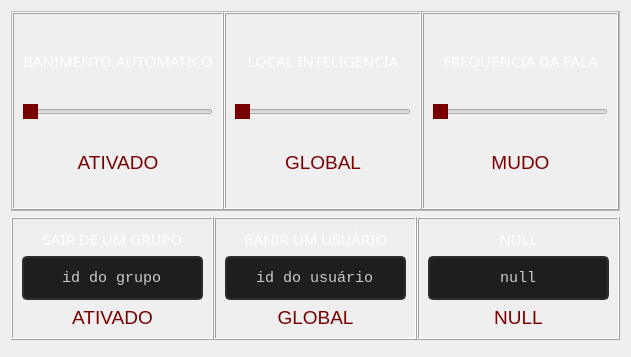
         <widget class="QWidget" name="pagina_configuracoes">
          <layout class="QVBoxLayout" name="verticalLayout_27">
           <item>
            <widget class="QFrame" name="frame_configuracoes">
             <property name="minimumSize">
              <size>
               <width>0</width>
               <height>200</height>
              </size>
             </property>
             <property name="maximumSize">
              <size>
               <width>16777215</width>
               <height>200</height>
              </size>
             </property>
             <property name="frameShape">
              <enum>QFrame::StyledPanel</enum>
             </property>
             <property name="frameShadow">
              <enum>QFrame::Raised</enum>
             </property>
             <layout class="QHBoxLayout" name="horizontalLayout_26">
              <property name="spacing">
               <number>0</number>
              </property>
              <property name="leftMargin">
               <number>0</number>
              </property>
              <property name="topMargin">
               <number>0</number>
              </property>
              <property name="rightMargin">
               <number>0</number>
              </property>
              <property name="bottomMargin">
               <number>0</number>
              </property>
              <item>
               <widget class="QFrame" name="frame_banimento_automatico">
                <property name="styleSheet">
                 <string notr="true"/>
                </property>
                <property name="frameShape">
                 <enum>QFrame::Box</enum>
                </property>
                <property name="frameShadow">
                 <enum>QFrame::Raised</enum>
                </property>
                <layout class="QVBoxLayout" name="verticalLayout_28">
                 <item>
                  <widget class="QLabel" name="label_banimento_automatico">
                   <property name="styleSheet">
                    <string notr="true">color: rgb(255, 255, 255);
	font: 15px SegoeUIl, bold;</string>
                   </property>
                   <property name="text">
                    <string>BANIMENTO AUTOMATICO</string>
                   </property>
                   <property name="alignment">
                    <set>Qt::AlignCenter</set>
                   </property>
                  </widget>
                 </item>
                 <item>
                  <widget class="QSlider" name="slider_banimento_automatico">
                   <property name="styleSheet">
                    <string notr="true">QSlider::handle:horizontal {background-color: rgb(120,0,0);}</string>
                   </property>
                   <property name="orientation">
                    <enum>Qt::Horizontal</enum>
                   </property>
                  </widget>
                 </item>
                 <item>
                  <widget class="QLabel" name="aviso_banimento_automatico">
                   <property name="font">
                    <font>
                     <family>Segoe UI</family>
                     <pointsize>14</pointsize>
                    </font>
                   </property>
                   <property name="styleSheet">
                    <string notr="true">color: rgb(120,0,0);</string>
                   </property>
                   <property name="text">
                    <string>ATIVADO</string>
                   </property>
                   <property name="alignment">
                    <set>Qt::AlignCenter</set>
                   </property>
                  </widget>
                 </item>
                </layout>
               </widget>
              </item>
              <item>
               <widget class="QFrame" name="frame_local_inteligencia">
                <property name="frameShape">
                 <enum>QFrame::Box</enum>
                </property>
                <property name="frameShadow">
                 <enum>QFrame::Raised</enum>
                </property>
                <layout class="QVBoxLayout" name="verticalLayout_30">
                 <item>
                  <widget class="QLabel" name="label_local_inteligencia">
                   <property name="styleSheet">
                    <string notr="true">color: rgb(255, 255, 255);
	font: 15px SegoeUIl, bold;</string>
                   </property>
                   <property name="text">
                    <string>LOCAL INTELIGENCIA</string>
                   </property>
                   <property name="alignment">
                    <set>Qt::AlignCenter</set>
                   </property>
                  </widget>
                 </item>
                 <item>
                  <widget class="QSlider" name="slider_local_inteligencia">
                   <property name="styleSheet">
                    <string notr="true">QSlider::handle:horizontal {background-color: rgb(120,0,0);}</string>
                   </property>
                   <property name="orientation">
                    <enum>Qt::Horizontal</enum>
                   </property>
                  </widget>
                 </item>
                 <item>
                  <widget class="QLabel" name="aviso_local_inteligencia">
                   <property name="font">
                    <font>
                     <family>Segoe UI</family>
                     <pointsize>14</pointsize>
                    </font>
                   </property>
                   <property name="styleSheet">
                    <string notr="true">color: rgb(120,0,0);</string>
                   </property>
                   <property name="text">
                    <string>GLOBAL</string>
                   </property>
                   <property name="alignment">
                    <set>Qt::AlignCenter</set>
                   </property>
                  </widget>
                 </item>
                </layout>
               </widget>
              </item>
              <item>
               <widget class="QFrame" name="frame_frequencia_fala">
                <property name="frameShape">
                 <enum>QFrame::Box</enum>
                </property>
                <property name="frameShadow">
                 <enum>QFrame::Raised</enum>
                </property>
                <layout class="QVBoxLayout" name="verticalLayout_29">
                 <item>
                  <widget class="QLabel" name="label_frequencia_fala">
                   <property name="styleSheet">
                    <string notr="true">color: rgb(255, 255, 255);
	font: 15px SegoeUIl, bold;</string>
                   </property>
                   <property name="text">
                    <string>FREQUENCIA DA FALA</string>
                   </property>
                   <property name="alignment">
                    <set>Qt::AlignCenter</set>
                   </property>
                  </widget>
                 </item>
                 <item>
                  <widget class="QSlider" name="slider_frequencia_fala">
                   <property name="styleSheet">
                    <string notr="true">QSlider::handle:horizontal {background-color: rgb(120,0,0);}</string>
                   </property>
                   <property name="orientation">
                    <enum>Qt::Horizontal</enum>
                   </property>
                  </widget>
                 </item>
                 <item>
                  <widget class="QLabel" name="aviso_frequencia_fala">
                   <property name="font">
                    <font>
                     <family>Segoe UI</family>
                     <pointsize>14</pointsize>
                    </font>
                   </property>
                   <property name="styleSheet">
                    <string notr="true">color: rgb(120,0,0);</string>
                   </property>
                   <property name="text">
                    <string>MUDO</string>
                   </property>
                   <property name="alignment">
                    <set>Qt::AlignCenter</set>
                   </property>
                  </widget>
                 </item>
                </layout>
               </widget>
              </item>
             </layout>
            </widget>
           </item>
           <item>
            <widget class="QFrame" name="frame_extras_configuracoes">
             <property name="maximumSize">
              <size>
               <width>16777215</width>
               <height>200</height>
              </size>
             </property>
             <property name="frameShape">
              <enum>QFrame::NoFrame</enum>
             </property>
             <property name="frameShadow">
              <enum>QFrame::Raised</enum>
             </property>
             <layout class="QHBoxLayout" name="horizontalLayout_27">
              <property name="spacing">
               <number>0</number>
              </property>
              <property name="leftMargin">
               <number>0</number>
              </property>
              <property name="topMargin">
               <number>0</number>
              </property>
              <property name="rightMargin">
               <number>0</number>
              </property>
              <property name="bottomMargin">
               <number>0</number>
              </property>
              <item>
               <widget class="QFrame" name="frame_banimento_automatico_2">
                <property name="styleSheet">
                 <string notr="true"/>
                </property>
                <property name="frameShape">
                 <enum>QFrame::Box</enum>
                </property>
                <property name="frameShadow">
                 <enum>QFrame::Raised</enum>
                </property>
                <layout class="QVBoxLayout" name="verticalLayout_32">
                 <item>
                  <widget class="QLabel" name="label_banimento_automatico_2">
                   <property name="styleSheet">
                    <string notr="true">color: rgb(255, 255, 255);
	font: 15px SegoeUIl, bold;</string>
                   </property>
                   <property name="text">
                    <string>SAIR DE UM GRUPO</string>
                   </property>
                   <property name="alignment">
                    <set>Qt::AlignCenter</set>
                   </property>
                  </widget>
                 </item>
                 <item>
                  <widget class="QLineEdit" name="lineEdit">
                   <property name="styleSheet">
                    <string notr="true">QLineEdit{
border: 2px solid rgb(45,45,45);
border-radius: 5px;
padding: 10px;
background-color: rgb(30,30,30);
	color: rgb(203, 203, 203);
font: 15px Courier New;
}
QLineEdit:hover{
border: 2px solid rgb(55,55,55);
}
QLineEdit:focus{
border: 2px solid  rgb(120,0,0);
	color: rgb(120,0,0);
}</string>
                   </property>
                   <property name="text">
                    <string>id do grupo</string>
                   </property>
                   <property name="alignment">
                    <set>Qt::AlignCenter</set>
                   </property>
                  </widget>
                 </item>
                 <item>
                  <widget class="QLabel" name="aviso_banimento_automatico_2">
                   <property name="font">
                    <font>
                     <family>Segoe UI</family>
                     <pointsize>14</pointsize>
                    </font>
                   </property>
                   <property name="styleSheet">
                    <string notr="true">color: rgb(120,0,0);</string>
                   </property>
                   <property name="text">
                    <string>ATIVADO</string>
                   </property>
                   <property name="alignment">
                    <set>Qt::AlignCenter</set>
                   </property>
                  </widget>
                 </item>
                </layout>
               </widget>
              </item>
              <item>
               <widget class="QFrame" name="frame_6">
                <property name="frameShape">
                 <enum>QFrame::Box</enum>
                </property>
                <property name="frameShadow">
                 <enum>QFrame::Raised</enum>
                </property>
                <layout class="QVBoxLayout" name="verticalLayout_33">
                 <item>
                  <widget class="QLabel" name="label_local_inteligencia_2">
                   <property name="styleSheet">
                    <string notr="true">color: rgb(255, 255, 255);
	font: 15px SegoeUIl, bold;</string>
                   </property>
                   <property name="text">
                    <string>BANIR UM USUÁRIO</string>
                   </property>
                   <property name="alignment">
                    <set>Qt::AlignCenter</set>
                   </property>
                  </widget>
                 </item>
                 <item>
                  <widget class="QLineEdit" name="lineEdit_2">
                   <property name="styleSheet">
                    <string notr="true">QLineEdit{
border: 2px solid rgb(45,45,45);
border-radius: 5px;
padding: 10px;
background-color: rgb(30,30,30);
	color: rgb(203, 203, 203);
font: 15px Courier New;
}
QLineEdit:hover{
border: 2px solid rgb(55,55,55);
}
QLineEdit:focus{
border: 2px solid  rgb(120,0,0);
	color: rgb(120,0,0);
}</string>
                   </property>
                   <property name="text">
                    <string>id do usuário</string>
                   </property>
                   <property name="alignment">
                    <set>Qt::AlignCenter</set>
                   </property>
                  </widget>
                 </item>
                 <item>
                  <widget class="QLabel" name="aviso_local_inteligencia_2">
                   <property name="font">
                    <font>
                     <family>Segoe UI</family>
                     <pointsize>14</pointsize>
                    </font>
                   </property>
                   <property name="styleSheet">
                    <string notr="true">color: rgb(120,0,0);</string>
                   </property>
                   <property name="text">
                    <string>GLOBAL</string>
                   </property>
                   <property name="alignment">
                    <set>Qt::AlignCenter</set>
                   </property>
                  </widget>
                 </item>
                </layout>
               </widget>
              </item>
              <item>
               <widget class="QFrame" name="frame_frequencia_fala_2">
                <property name="frameShape">
                 <enum>QFrame::Box</enum>
                </property>
                <property name="frameShadow">
                 <enum>QFrame::Raised</enum>
                </property>
                <layout class="QVBoxLayout" name="verticalLayout_31">
                 <item>
                  <widget class="QLabel" name="label_frequencia_fala_2">
                   <property name="styleSheet">
                    <string notr="true">color: rgb(255, 255, 255);
	font: 15px SegoeUIl, bold;</string>
                   </property>
                   <property name="text">
                    <string>NULL</string>
                   </property>
                   <property name="alignment">
                    <set>Qt::AlignCenter</set>
                   </property>
                  </widget>
                 </item>
                 <item>
                  <widget class="QLineEdit" name="lineEdit_3">
                   <property name="styleSheet">
                    <string notr="true">QLineEdit{
border: 2px solid rgb(45,45,45);
border-radius: 5px;
padding: 10px;
background-color: rgb(30,30,30);
	color: rgb(203, 203, 203);
font: 15px Courier New;
}
QLineEdit:hover{
border: 2px solid rgb(55,55,55);
}
QLineEdit:focus{
border: 2px solid  rgb(120,0,0);
	color: rgb(120,0,0);
}</string>
                   </property>
                   <property name="text">
                    <string>null</string>
                   </property>
                   <property name="alignment">
                    <set>Qt::AlignCenter</set>
                   </property>
                  </widget>
                 </item>
                 <item>
                  <widget class="QLabel" name="aviso_frequencia_fala_2">
                   <property name="font">
                    <font>
                     <family>Segoe UI</family>
                     <pointsize>14</pointsize>
                    </font>
                   </property>
                   <property name="styleSheet">
                    <string notr="true">color: rgb(120,0,0);</string>
                   </property>
                   <property name="text">
                    <string>NULL</string>
                   </property>
                   <property name="alignment">
                    <set>Qt::AlignCenter</set>
                   </property>
                  </widget>
                 </item>
                </layout>
               </widget>
              </item>
             </layout>
            </widget>
           </item>
           <item>
            <widget class="QFrame" name="frame">
             <property name="frameShape">
              <enum>QFrame::Panel</enum>
             </property>
             <property name="frameShadow">
              <enum>QFrame::Raised</enum>
             </property>
             <widget class="QLabel" name="label_banimento_automatico_3">
              <property name="geometry">
               <rect>
                <x>30</x>
                <y>100</y>
                <width>691</width>
                <height>51</height>
               </rect>
              </property>
              <property name="styleSheet">
               <string notr="true">color: rgb(255, 255, 255);
	font: 10px SegoeUIl, bold;
background-color: rgba(255, 255, 255, 0);</string>
              </property>
              <property name="text">
               <string>Manicomio Articifial Inteligence with Database | 2020 @GorpoOrko </string>
              </property>
              <property name="alignment">
               <set>Qt::AlignCenter</set>
              </property>
             </widget>
             <widget class="QLabel" name="label_3">
              <property name="geometry">
               <rect>
                <x>160</x>
                <y>20</y>
                <width>411</width>
                <height>91</height>
               </rect>
              </property>
              <property name="styleSheet">
               <string notr="true">image: url(:/logo_telegram/program_functions/images//telegram_logo.png);</string>
              </property>
              <property name="text">
               <string/>
              </property>
             </widget>
            </widget>
           </item>
          </layout>
         </widget>
